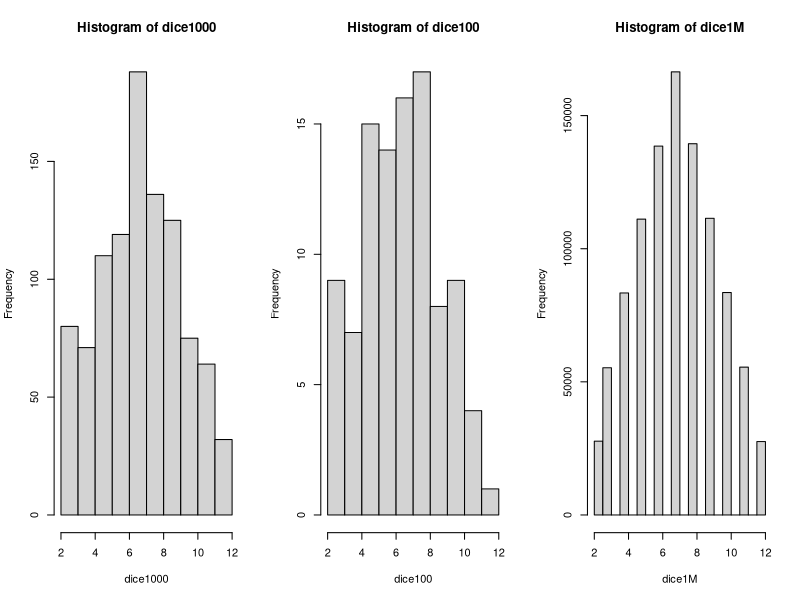
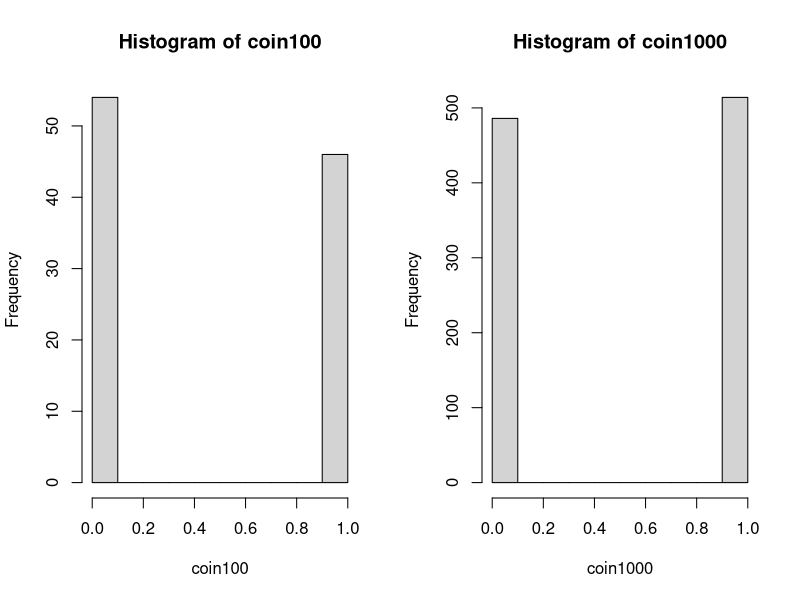
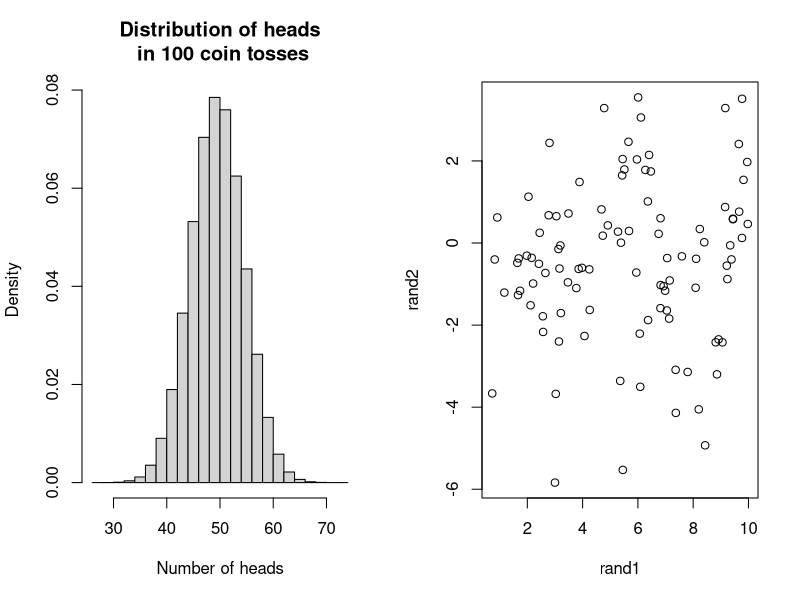
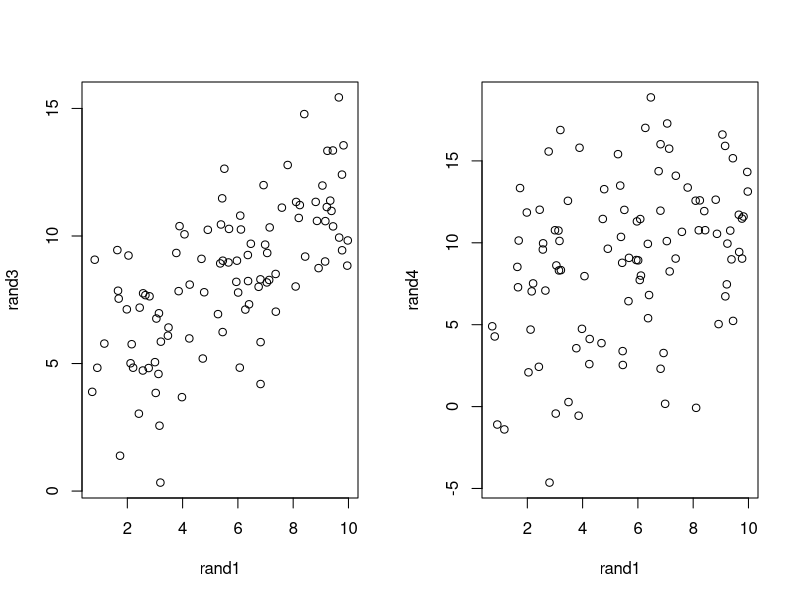
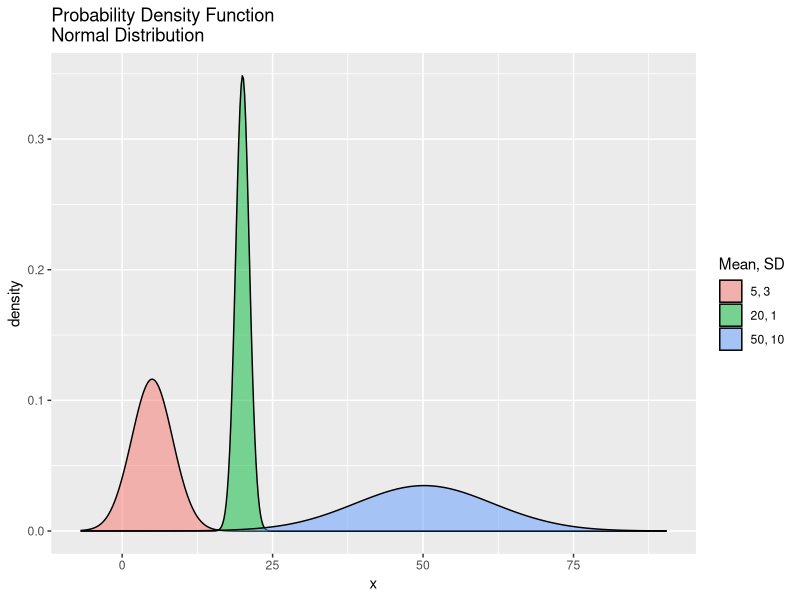
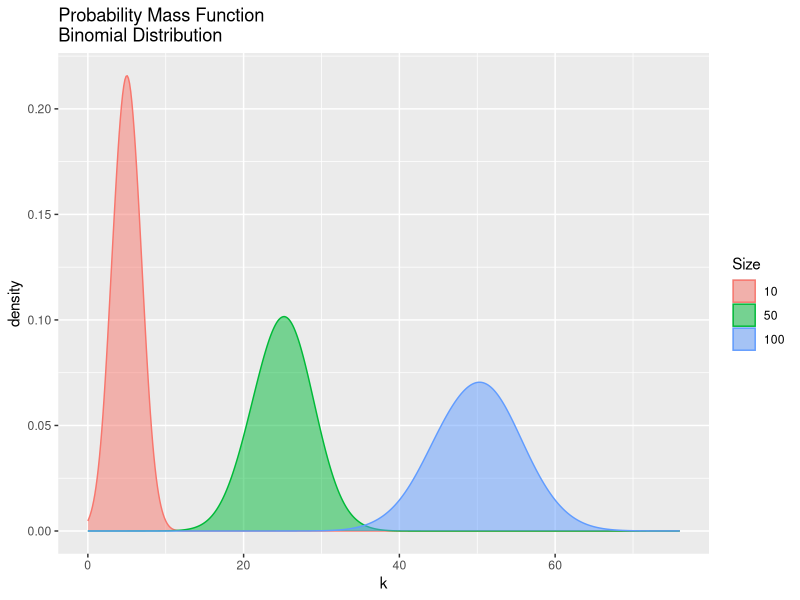
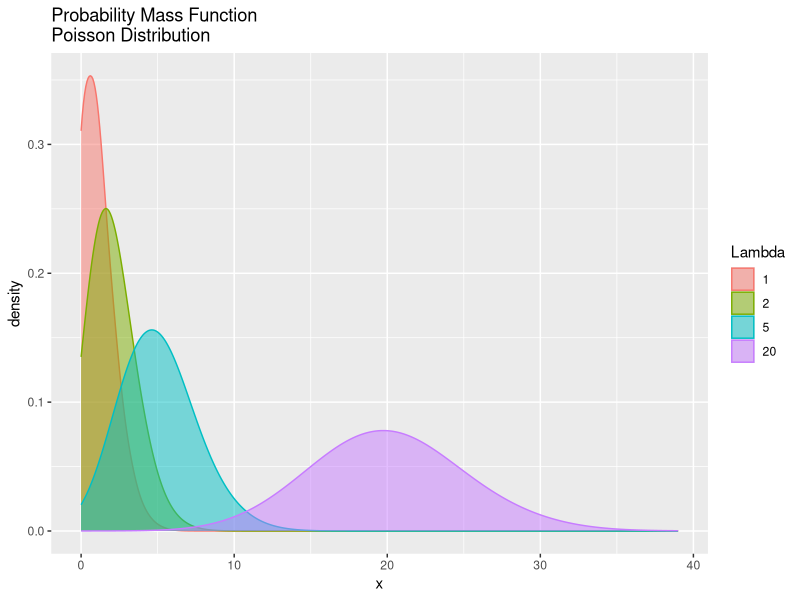
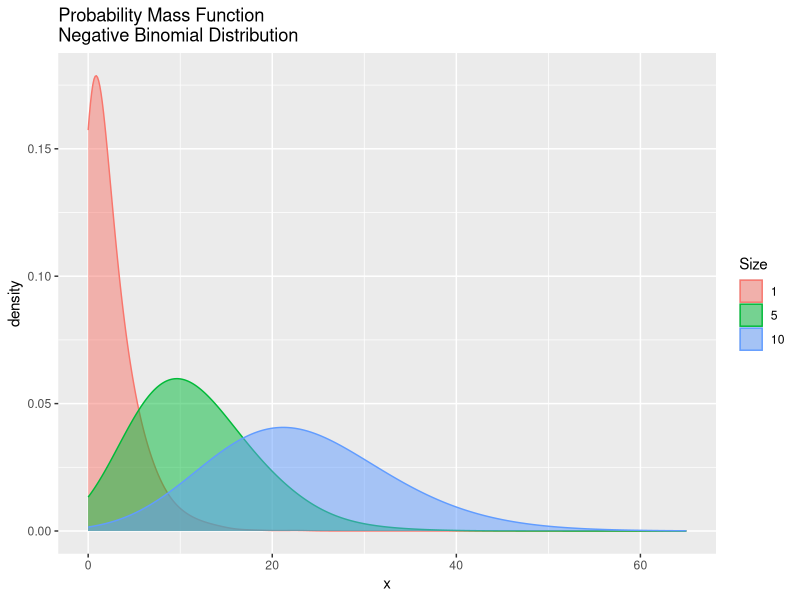

Generate these figures, in order, with R:
## **************************************** ##
##      R Script for Probability into R     ##
## **************************************** ##
# Probability into R

rm(list=ls()) # 현재 콘솔 창에 저장되어 있는 모든 값과 모델 등을 삭제 


library(here)
library(knitr)
library(dplyr)
library(tidyverse)
library(kableExtra)
here::here() %>% setwd()

## 주사위굴리기 게임!

die <- as.integer(runif(1, min=1, max=7))
die

dice <- (as.integer(runif(1, min=1, max=7))) +
  (as.integer(runif(1, min=1, max=7)))
dice

# 주사위 두 개를 100번 던져보기
dice100 <-  (as.integer(runif(100, min=1, max=7))) +
  (as.integer(runif(100, min=1, max=7)))

# 주사위 두 개를 1,000번 던져보기
dice1000 <-  (as.integer(runif(1000, min=1, max=7))) +
  (as.integer(runif(1000, min=1, max=7)))

# 주사위 두 개를 100만 번 던져보기
dice1M <-  (as.integer(runif(1000000, min=1, max=7))) + 
  (as.integer(runif(1000000, min=1, max=7)))

par(mfrow = c(1, 3))
hist(dice1000)
hist(dice100)
hist(dice1M)

## 동전 던지기

coin <- rbinom(1, 1, .5)
coin


# 동전 100개 던지기
coin100 <- rbinom(100, 1, .5)
coin100 %>% table() %>% kable()

#동전 1000개 던지기
coin1000 <- rbinom(1000, 1, .5)
coin1000 %>% table() %>% kable()

par(mfrow = c(1, 2))
hist(coin100)
hist(coin1000)

coin1Mx <- rep(NA, 1000000)
for(i in 1:1000000){
  coin1Mx[i] <- sum(rbinom(100, 1, .5))
}
hist(coin1Mx, 
     freq = FALSE, 
     main = "Distribution of heads\n in 100 coin tosses", 
     xlab = "Number of heads")

table(coin1Mx[coin1Mx > 60])
coin1Mx[coin1Mx > 60] %>% table() %>% t() %>% kable()

length(coin1Mx[coin1Mx > 60])/length(coin1Mx)
sum(table(coin1Mx[coin1Mx > 60]))/1000000

## 독립사건 시뮬레이션

rand1 <- runif(100, min = 0, max = 10)
summary(rand1)
rand2 <- rnorm(100, mean = 0, sd = 2)
summary(rand2)
plot(rand1, rand2)

## 종속사건 시뮬레이션

rand3 <- 4 + 0.75 * rand1 + rnorm(100, mean = 0, sd = 2)

plot(rand1, rand3)

rand4 <- 4 + 0.75 * rand1 + rnorm(100, mean = 0, sd = 5)
plot(rand1, rand4)
cor(rand1, rand4)

## 분포(Distribution)

### 정규분포 (The normal distribution)

pnorm(70, mean = 50, sd = 10, lower.tail = TRUE)
pnorm(70, mean = 50, sd = 10, lower.tail = FALSE)
1 - pnorm(70, mean = 50, sd = 10, lower.tail = TRUE)

## 첫 번째 방법
pnorm(70, mean = 50, sd = 10, lower.tail = FALSE) + 
  pnorm(30, mean = 50, sd = 10, lower.tail = TRUE)

## 두 번째 방법
2 * pnorm(70, mean = 50, sd = 10, lower.tail = FALSE)

qnorm(0.9772499, mean = 50, sd = 10, lower.tail = TRUE)

dnorm(70, mean = 50, sd = 10)

x <- rnorm(70, mean = 50, sd = 10)
x

normal5 <- rnorm(n = 10000, mean = 5, sd = 3)
normal50 <- rnorm(n = 10000, mean = 50, sd = 10)
normal20 <- rnorm(n = 10000, mean = 20, sd = 1)
norm <- bind_rows(tibble(x = normal5, Mean = 5, SD = 3),
                  tibble(x = normal50, Mean = 50, SD = 10),
                  tibble(x = normal20, Mean = 20, SD = 1))
norm$Mean <- as.factor(norm$Mean)

ggplot(norm, aes(x = x)) +
  geom_density(aes(fill = as.factor(Mean)), adjust = 4, alpha = 1/2) +
  guides(color=guide_legend(title = "Mean, SD")) +
  guides(fill=guide_legend(title = "Mean, SD")) +
  scale_color_discrete(labels = c("5, 3", "20, 1", "50, 10")) +
  scale_fill_discrete(labels = c("5, 3", "20, 1", "50, 10")) +
  ggtitle("Probability Density Function\nNormal Distribution")


### 이항분포 (Binomial distribution)

pbinom(27, size=100, prob=0.25, lower.tail = TRUE)
qbinom(0.7223805, size = 100, prob = 0.25, lower.tail = TRUE)
dbinom(27, size=100, prob=0.25)
choose(100, 27)*.25^27*(1-.25)^(100-27)

rbinom(27, size=100, prob=0.25)
sd(rbinom(27, size=100, prob=0.25))

binom10 <- rbinom(n = 10000, p = .5, size = 10)
binom50 <- rbinom(n = 10000, p = .5, size = 50)
binom100 <- rbinom(n = 10000, p = .5, size = 100)

binom <- bind_rows(tibble(k = binom10, Size = 10), 
                   tibble(k = binom50, Size = 50), 
                   tibble(k = binom100, Size = 100))
binom$Size <- as.factor(binom$Size)

ggplot(binom, aes(x = k)) +
  geom_density(aes(group = Size, color = Size, fill = Size), 
               adjust = 4, alpha = 1/2) +
  ggtitle("Probability Mass Function\nBinomial Distribution")


### 포와송 분포 (Poison distribution)

pois1 <- rpois(n = 10000, lambda = 1)
pois2 <- rpois(n = 10000, lambda = 2)
pois5 <- rpois(n = 10000, lambda = 5)
pois20 <- rpois(n = 10000, lambda = 20)
pois <- tibble(Lambda.1 = pois1, 
               Lamnda.2 = pois2,
               Lambda.5 = pois5,
               Lambda.20 = pois20)


library(reshape2)
library(stringr)
pois <- melt(data = pois, 
             variable.name = "Lambda", 
             value.name = "x")

pois$Lambda <- 
  as.factor(as.numeric(str_extract(string = 
                                     pois$Lambda, 
                                   pattern = "\\d+")))

ggplot(pois, aes(x = x)) +
  geom_density(aes(group = Lambda, 
                   color = Lambda, 
                   fill = Lambda), 
               adjust = 4, alpha = 1/2) +
  ggtitle("Probability Mass Function\nPoisson Distribution")


### 음이항 분포 (Negative Binomial Distribution)

nbinom1 <- rnbinom(n = 10000, p = .3, size = 1)
nbinom5 <- rnbinom(n = 10000, p = .3, size = 5)
nbinom10 <- rnbinom(n = 10000, p = .3, size = 10)
nbinom <- bind_rows(tibble(x = nbinom1, Size = 1), 
                    tibble(x = nbinom5, Size = 5), 
                    tibble(x = nbinom10, Size = 10))
nbinom$Size <- as.factor(nbinom$Size)

ggplot(nbinom, aes(x = x)) +
  geom_density(aes(group = Size, color = Size, fill = Size), 
               adjust = 4, alpha = 1/2) +
  ggtitle("Probability Mass Function\nNegative Binomial Distribution")


### F 분포 (F Distribution)

fa <- rf(n = 10000, df1 = 1, df2 = 50)
fb <- rf(n = 10000, df1 = 5, df2 = 100)
fc <- rf(n = 10000, df1 = 50, df2 = 50)
fd <- rf(n = 10000, df1 = 50, df2 = 500)
f <- bind_rows(tibble(x = fa, DF1 = 5, DF2 = 5), 
               tibble(x = fb, DF1 = 5, DF2 = 10), 
               tibble(x = fc, DF1 = 10, DF2 = 5),
               tibble(x = fd, DF1 = 10, DF2 = 10))

f <- subset(f, x <= 6)
f$DF <- f$DF1 * 100 + f$DF2
f$DF <- as.factor(f$DF)

ggplot(f, aes(x = x)) +
  geom_density(aes(color = DF, fill = DF), adjust = 4, alpha = 1/2) +
  guides(color=guide_legend(title = "DF1, DF2")) +
  guides(fill=guide_legend(title = "DF1, DF2")) +
  scale_color_discrete(labels = c("1, 50", "5, 500", "50, 50", "50, 500")) +
  scale_fill_discrete(labels = c("1, 50", "5, 500", "50, 50", "50, 500")) +
  ggtitle("Probability Density Function\nF Distribution")
